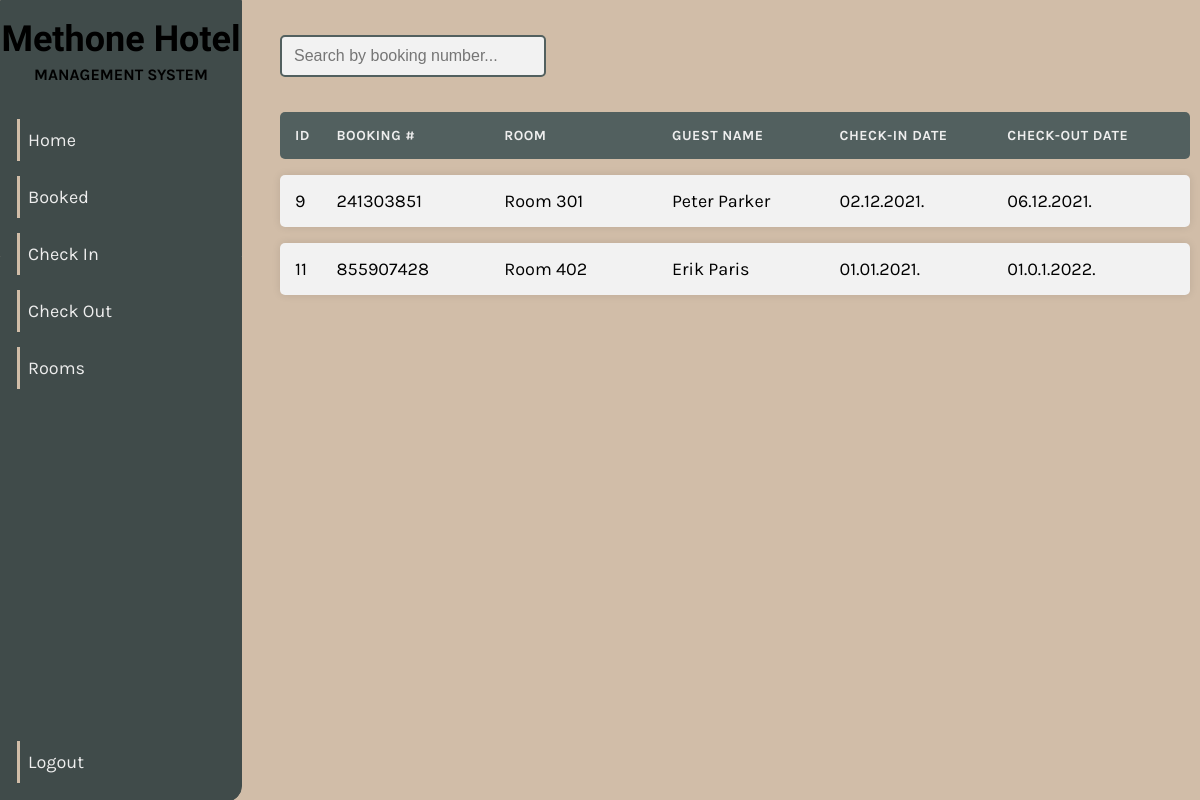
The page /admin/booked.php (signed in) on the database its author committed.
### tables this page shows
CREATE TABLE `check_in` (
  `id` int(30) NOT NULL,
  `ref` int(30) NOT NULL,
  `room_id` int(30) NOT NULL,
  `name` text NOT NULL,
  `contact` varchar(20) NOT NULL,
  `date_in` varchar(32) NOT NULL,
  `date_out` varchar(32) NOT NULL,
  `room` varchar(30) NOT NULL,
  `card_num` varchar(32) NOT NULL,
  `ex_month` varchar(32) NOT NULL,
  `ex_year` varchar(32) NOT NULL,
  `cvv` int(30) NOT NULL,
  `date_updated` datetime NOT NULL DEFAULT current_timestamp() ON UPDATE current_timestamp()
);

### admin/booked.php (the view, shortened to what this page needs)
<?php
	include '../connect.php';
?>
<!DOCTYPE html>
<html>
<head>
	<link rel="stylesheet" href="style.css">
</head>
<body>
	<section id="left-bar">
		<h2>Methone Hotel</h2>
		<h3>MANAGEMENT SYSTEM</h3>
		<a href="index.php">Home</a>
		<a href="booked.php">Booked</a>
		<a href="check_in.php">Check In</a>
		<a href="check_out.php">Check Out</a>
		<a href="rooms.php">Rooms</a>
		<a href="logout.php">Logout</a>
	</section>
	<input type="text" id="myInput" onkeyup="myFunction()" placeholder="Search by booking number...">
  <div class="container_booked">
    <ul class="responsive-table" id="myUL">
      <li class="table-header">
        <div class="space1">ID</div>
        <div class="space">Booking #</div>
        <div class="space">Room</div>
        <div class="space">Guest Name</div>
        <div class="space">Check-in Date</div>
        <div class="space">Check-out Date</div>
      </li>
      <?php
      if ($dbc) {
        $query = "SELECT id, ref, name, date_in, date_out, room FROM check_in";
        $result = mysqli_query($dbc,$query);
        if($result) {
          while($row = mysqli_fetch_array($result)) {
            echo "<li class='table-row'>
              <div class='space1'>".$row['id']."</div>
              <div class='space'>".$row['ref']."</div>
              <div class='space'>".$row['room']."</div>
              <div class='space'>".$row['name']."</div>
              <div class='space'>".$row['date_in']."</div>
              <div class='space'>".$row['date_out']."</div>
              </li>";
          }
        }
      }
      ?>
    </ul>
  </div>
</body>
</html>

### admin/style.css (style rules this page uses)
* { margin: 0; padding: 0; scroll-behavior: smooth; }
body { font-family: 'Karla'; background-color: #D1BDA8; height: auto; }
#left-bar { position: fixed; left: 0; top: 0; width: 240px; height: 100%; background-color: #404B4A; border: 1px solid #404B4A; border-bottom-right-radius: 16px; }
#left-bar h2 { font-family: 'Dancing Script'; font-size: 36px; margin-top: 17px; text-align: center; }
#left-bar h3 { margin-top: 5px; font-size: 16px; text-align: center; }
#left-bar a:first-of-type { margin-top: 35px; }
#left-bar a:last-of-type { position: absolute; bottom: 18px; }
#left-bar a { max-width: 120px; display: block; margin-top: 15px; margin-left: 16px; padding: 10px 0 10px 8px; font-size: 18px; text-decoration: none; color: #EEEEEE; border-left: 3px solid #D1BDA8; transition: 0.2s; }
.container_booked, .container_rooms { max-width: 950px; margin-left: 270px; margin-top: 35px; padding-left: 10px; padding-right: 10px; text-align: left; }
.responsive-table li, .responsive-table-rooms li { border-radius: 5px; padding: 15px; display: flex; margin-bottom: 16px; }
.table-header { background-color: #52605F; color: #EEEEEE; font-size: 14px; font-weight: 700; text-transform: uppercase; letter-spacing: 0.5px; }
.table-row { background-color: #F2F2F2; box-shadow: 0px 0px 9px 0px rgba(0,0,0,0.1); font-size: 18px; }
.space1 { width: 5%; }
.space { width: 19%; padding-right: 10px; }
#myInput { width: 250px; margin-left: 280px; margin-top: 35px; padding: 10px 0 10px 12px; text-align: left; font-size: 16px; background-color: #F2F2F2; border: 2px solid #52605F; border-radius: 5px; }

### rows shown on the page
check_in: id "9", ref "241303851", room "Room 301", name "Peter Parker", date_in "02.12.2021.", date_out "06.12.2021."
check_in: id "11", ref "855907428", room "Room 402", name "Erik Paris", date_in "01.01.2021.", date_out "01.0.1.2022."
